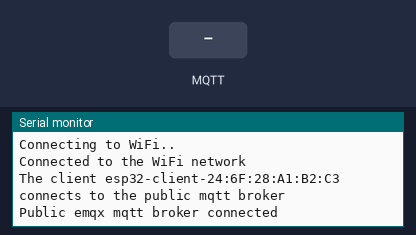
This program was run on a simulated ESP32. On the bench: the last lines printed to the serial monitor. The inputs (shaded band) are chosen by the test bench. WiFi joins after 1.5 s; servers stay silent unless stated; no MQTT or app messages arrive unless stated.

Above: at 2.7 s.
2.8 s: MQTT message "tmducam18" arrives on the first subscribed topic
At 3.6 s:
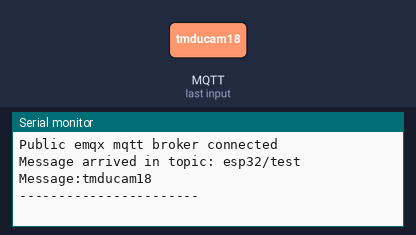
4.3 s: MQTT message "mabattu123" arrives on the first subscribed topic
At 4.8 s:
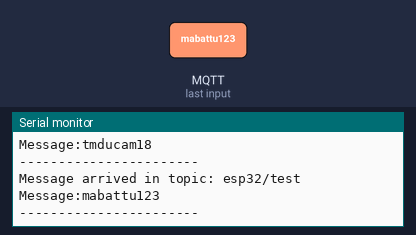
5.8 s: MQTT message "1" arrives on the first subscribed topic
At 7.0 s:
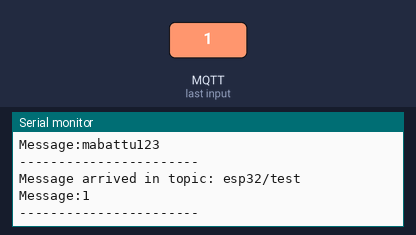
7.3 s: MQTT message "on" arrives on the first subscribed topic
At 8.2 s:
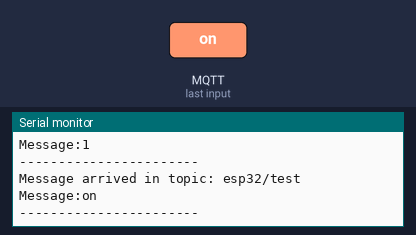
8.8 s: MQTT message "off" arrives on the first subscribed topic
At 9.4 s:
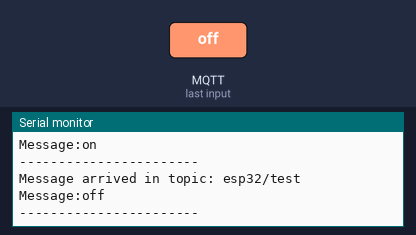

The program:

main.cpp
```cpp
// // #include <Arduino.h>
// // #include <WiFi.h>
// // #include <PubSubClient.h>
// // const char* ssid ="ChiSen";
// // const char* pass ="12347788";

// // const char* brokerUser = "tmducck18b@gmail.com";
// // const char* brokerPass= "tmducam18";
// // const char* broker= "mqtt.dioty.co";

// // WiFiClient espClient;
// // PubSubClient client(espClient);

// // void setupWifi()
// // {
// //   delay(100);
// //   Serial.print("\nConnecting to");
// //   Serial.print(ssid);
// //    WiFi.begin(ssid,pass);
// //    while (WiFi.status() != WL_CONNECTED) {
// //      delay(100);
// //      Serial.println("-  ");
// //  }
// //   Serial.print("\nConnected to");
// //   Serial.print(ssid);
// // }
// // void reconnect()
// // {
// //   while(!client.connected())
// //   {
// //      Serial.print("\nConnectng to");
// //      Serial.println(broker);
// //      if(client.connect("koikoikoi",brokerUser,brokerPass))
// //      {
// //       Serial.print("\nConnected to");
// //       Serial.println(broker);
// //      }else {
// //       Serial.println("\nTrying connected again");
// //       delay(5000);
// //      }
// //   }
// // }

// // void setup() {
// //   Serial.begin(9600);
// //   setupWifi();
// //   client.setServer(broker,1883);
// // }
// // void loop() {
// //   // put your main code here, to run repeatedly:
// //   if(!client.connected())
// //   {
// //     reconnect();
// //   }
// //   client.loop();
// // }

// #include <WiFi.h>
// #include <PubSubClient.h>
// #define BUT1 4
// #define BUT2 16
// #define LED1 17
// #define LED2 5
// String ledStatus1 = "ON";
// String ledStatus2 = "ON";

// const char* ssid = "ChiSen";
// const char* password = "12347788";

// #define MQTT_SERVER "broker.hivemq.com"
// #define MQTT_PORT 1883
// #define MQTT_USER "mabattu123"
// #define MQTT_PASSWORD "12345678"

// #define MQTT_LED1_TOPIC "MQTT_ESP32/LED1"
// #define MQTT_LED2_TOPIC "MQTT_ESP32/LED2"

// unsigned long previousMillis = 0;
// const long interval = 5000;

// WiFiClient wifiClient;
// PubSubClient client(wifiClient);


// void setup_wifi() {
//   Serial.print("Connecting to ");
//   Serial.println(ssid);
//   WiFi.begin(ssid, password);
//   while (WiFi.status() != WL_CONNECTED) {
//     delay(500);
//     Serial.print(".");
//   }
//   Serial.println("");
//   Serial.println("WiFi connected");
//   Serial.println("IP address: ");
//   Serial.println(WiFi.localIP());
// }

// void connect_to_broker() {
//   while (!client.connected()) {
//     Serial.print("Attempting MQTT connection...");
//     String clientId = "ESP32";
//     clientId += String(random(0xffff), HEX);
//     if (client.connect(clientId.c_str())) {
//       Serial.println("connected");
//       client.subscribe(MQTT_LED1_TOPIC);
//       client.subscribe(MQTT_LED2_TOPIC);
//     } else {
//       Serial.print("failed, rc=");
//       Serial.print(client.state());
//       Serial.println(" try again in 2 seconds");
//       delay(2000);
//     }
//   }
// }

// void callback(char* topic, byte *payload, unsigned int length) {
//   char status[20];
//   Serial.println("-------new message from broker-----");
//   Serial.print("topic: ");
//   Serial.println(topic);
//   Serial.print("message: ");
//   Serial.write(payload, length);
//   Serial.println();
//   for(int i = 0; i<length; i++)
//   {
//     status[i] = payload[i];
//   }
//   Serial.println(status);
//   if(String(topic) == MQTT_LED1_TOPIC)
//   {
//     if(String(status) == "OFF")
//     {
//       ledStatus1 = "OFF";
//       digitalWrite(LED1, LOW);
//       Serial.println("LED1 OFF");
//     }
//     else if(String(status) == "ON")
//     {
//       ledStatus1 = "ON";
//       digitalWrite(LED1, HIGH);
//       Serial.println("LED1 ON");
//     }
//   }

//   if(String(topic) == MQTT_LED2_TOPIC)
//   {
//     if(String(status) == "OFF")
//     {
//       ledStatus2 = "OFF";
//       digitalWrite(LED2, LOW);
//       Serial.println("LED2 OFF");
//     }
//     else if(String(status) == "ON")
//     {
//       ledStatus2 = "ON";
//       digitalWrite(LED2, HIGH);
//       Serial.println("LED2 ON");
//     }
//   }

// }

// void setup() {
//   Serial.begin(9600);
//   Serial.setTimeout(500);
//   setup_wifi();
//   client.setServer(MQTT_SERVER, MQTT_PORT );
//   client.setCallback(callback);
//   connect_to_broker();
//   Serial.println("Start transfer");
//   pinMode(BUT1, INPUT_PULLUP);
//   pinMode(BUT2, INPUT_PULLUP);
//   pinMode(LED1, OUTPUT);
//   pinMode(LED2, OUTPUT);
// }


// void loop() {
//   client.loop();
//   if (!client.connected()) {
//     connect_to_broker();
//   }

//   if(digitalRead(BUT1) == 0)
//   {
//     while (digitalRead(BUT1) == 0)
//     {
//       /* cho nut dc nha */
//     }
//     if(ledStatus1 == "ON")
//     {
//       client.publish(MQTT_LED1_TOPIC, "OFF");
//       ledStatus1 = "OFF";
//     }
//     else if(ledStatus1 == "OFF")
//     {
//       client.publish(MQTT_LED1_TOPIC, "ON");
//       ledStatus1 = "ON";
//     }
//   }
//   if(digitalRead(BUT2) == 0)
//   {
//     while (digitalRead(BUT2) == 0)
//     {
//       /* cho nut dc nha */
//     }
//     if(ledStatus2 == "ON")
//     {
//       client.publish(MQTT_LED2_TOPIC, "OFF");
//       ledStatus2 = "OFF";
//     }
//     else if(ledStatus2 == "OFF")
//     {
//       client.publish(MQTT_LED2_TOPIC, "ON");
//        ledStatus2 = "ON";
//     }
//   }
// }
#include <Arduino.h>
#include <WiFi.h>
#include <PubSubClient.h>

// WiFi
const char *ssid = "ChiSen"; // Enter your WiFi name
const char *password = "12347788";  // Enter WiFi password

// MQTT Broker
const char *mqtt_broker = "broker.emqx.io";
const char *topic = "esp32/test";
const char *mqtt_username = "emqx";
const char *mqtt_password = "public";
const int mqtt_port = 1883;

WiFiClient espClient;
PubSubClient client(espClient);
void callback(char *topic, byte *payload, unsigned int length) {
 Serial.print("Message arrived in topic: ");
 Serial.println(topic);
 Serial.print("Message:");
 for (int i = 0; i < length; i++) {
     Serial.print((char) payload[i]);
 }
 Serial.println();
 Serial.println("-----------------------");
}
void setup() {
 // Set software serial baud to 115200;
 Serial.begin(115200);
 //Serial.begin(9600);
 // connecting to a WiFi network
 WiFi.begin(ssid, password);
 while (WiFi.status() != WL_CONNECTED) {
     delay(500);
     Serial.println("Connecting to WiFi..");
 }
 Serial.println("Connected to the WiFi network");
 //connecting to a mqtt broker
 client.setServer(mqtt_broker, mqtt_port);
 client.setCallback(callback);
 while (!client.connected()) {
     String client_id = "esp32-client-";
     client_id += String(WiFi.macAddress());
     Serial.printf("The client %s connects to the public mqtt broker\n", client_id.c_str());
     if (client.connect(client_id.c_str(), mqtt_username, mqtt_password)) {
         Serial.println("Public emqx mqtt broker connected");
     } else {
         Serial.print("failed with state ");
         Serial.print(client.state());
         delay(2000);
     }
 }
 // publish and subscribe
 client.publish(topic, "Hi EMQX I'm ESP32 ^^");
 client.subscribe(topic);
}

void loop() {
 client.loop();
}
```

Measured:
- after the input at 2.8 s, the serial monitor: prints a new line at once (image 1)
- after the input at 4.3 s, the serial monitor: prints a new line at once (image 2)
- after the input at 5.8 s, the serial monitor: prints a new line at once (image 3)
- after the input at 7.3 s, the serial monitor: prints a new line at once (image 4)
- after the input at 8.8 s, the serial monitor: prints a new line at once (image 5)
